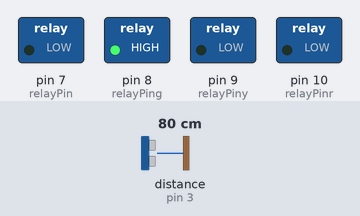
Recording of a sketch running on a simulated Arduino Uno, built with avr-gcc and run on an emulated ATmega328P. On the bench: switched loads named in the sketch (green lamp = pin HIGH). Dashed ring = blinking. The test bench sets the inputs (shaded band); at power-on: distance to the obstacle (sensor on pin 3) 80 cm. The echo pulse lasts 58.3 µs per cm.

Above: at 1.3 s.
1.4 s: distance to the obstacle (sensor on pin 3) set to 53 cm
2.9 s: distance to the obstacle (sensor on pin 3) set to 47 cm
At 3.17 s:
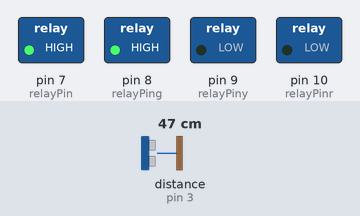
5.9 s: distance to the obstacle (sensor on pin 3) set to 60 cm
At 5.9 s:
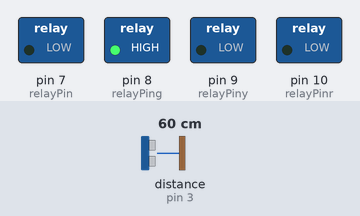
7.4 s: distance to the obstacle (sensor on pin 3) set to 2 cm
At 36.1 s:
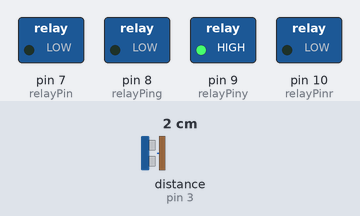
Timing chart, 0 to 39.2 s (numbered marks = the images above; inputs shaded):
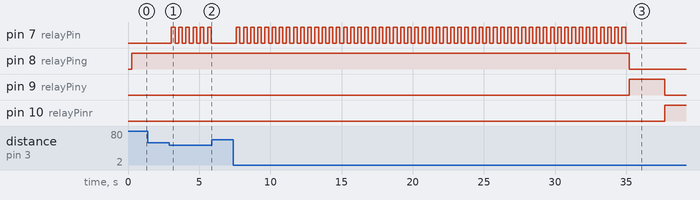

Measured:
- the behaviour switches between 50 and 49 cm on distance to the obstacle (sensor on pin 3) (found by bisection; images 0 and 1)
- after the input at 1.4 s, every drawn part: stays the same
- after the input at 2.9 s, pin 7 (relayPin): alternates HIGH for 0.25 s and LOW for 0.25 s, starting after 0.15 s
- after the input at 5.9 s, pin 7 (relayPin): stops changing and stays LOW
- after the input at 7.4 s, pin 7 (relayPin): alternates HIGH for 0.25 s and LOW for 0.25 s, 110 changes in all, then stays LOW, starting after 0.22 s; pin 8 (relayPing): HIGH → LOW after 27.8 s instead of 28.2 s; pin 10 (relayPinr): LOW → HIGH after 30.3 s instead of 30.7 s

The sketch:

TrafficLight.ino
```cpp
#include <Wire.h>
#include <NewPing.h>

#define TRIGGER_PIN 2
#define ECHO_PIN 3
const int relayPin = 7;
const int relayPing = 8;
const int relayPiny = 9;
const int relayPinr = 10;
int lightColor = 0;
int timer = 0;
bool on = false;
bool lightState = false;
#define MAX_DISTANCE 400
NewPing sonar(TRIGGER_PIN, ECHO_PIN, MAX_DISTANCE);

void setup(){
  pinMode(relayPin, OUTPUT);
  pinMode(relayPing, OUTPUT);
  pinMode(relayPiny, OUTPUT);
  pinMode(relayPinr, OUTPUT);
  Serial.begin(9600);
}

void loop(){
  delay(250);
  timer++;

  if(timer >= 200){
    timer = 0;
    lightColor = 0;
  }else if(timer >=150){
    lightColor = 2;
  }else if(timer >= 140){
    lightColor = 1;
  }else{
    lightColor = 0;
  }

  unsigned int ultrasonic = sonar.ping();
  if(lightColor == 0){
    digitalWrite(relayPing, HIGH);
    digitalWrite(relayPiny, LOW);
    digitalWrite(relayPinr, LOW);
    if(ultrasonic / US_ROUNDTRIP_CM <= 50 && ultrasonic / US_ROUNDTRIP_CM != 0){
    if(!on){
      digitalWrite(relayPin, HIGH);
      on = true;
      lightState = !lightState;
    }else{
      digitalWrite(relayPin, LOW);
      on = false;
    }
  }else{
    if(lightState){
      digitalWrite(relayPin, HIGH);
      delay(100);
      digitalWrite(relayPin, LOW);
      lightState = false;
    }
  }
  }else if(lightColor == 1){
    digitalWrite(relayPing, LOW);
    digitalWrite(relayPiny, HIGH);
    digitalWrite(relayPinr, LOW);
  }else if(lightColor == 2){
    digitalWrite(relayPing, LOW);
    digitalWrite(relayPiny, LOW);
    digitalWrite(relayPinr, HIGH);
  }

}
```
